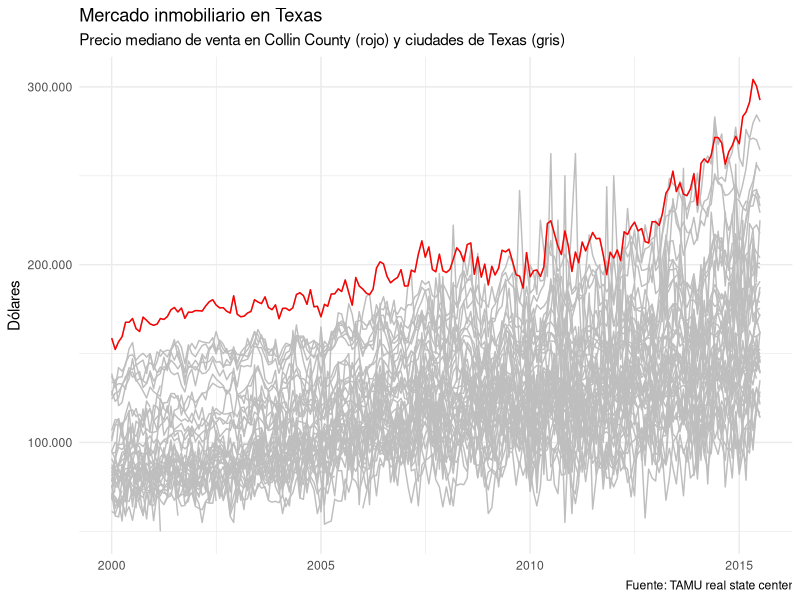
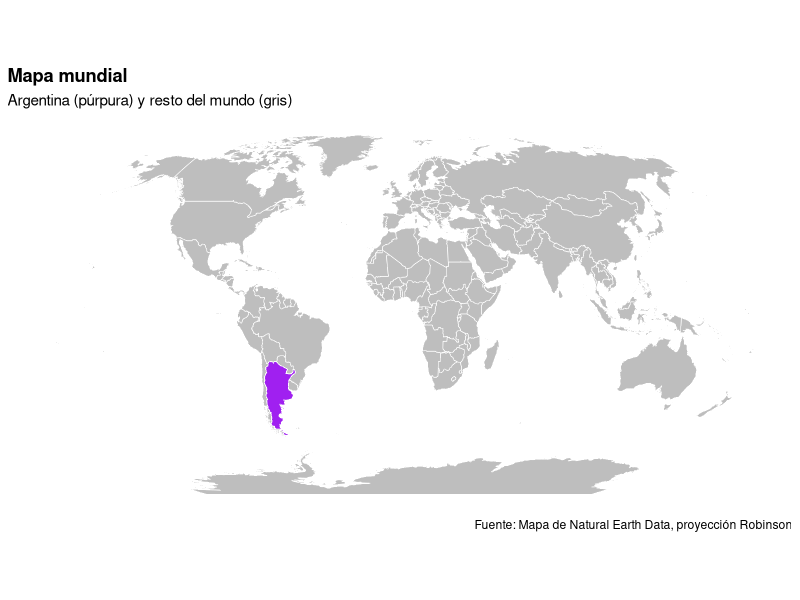
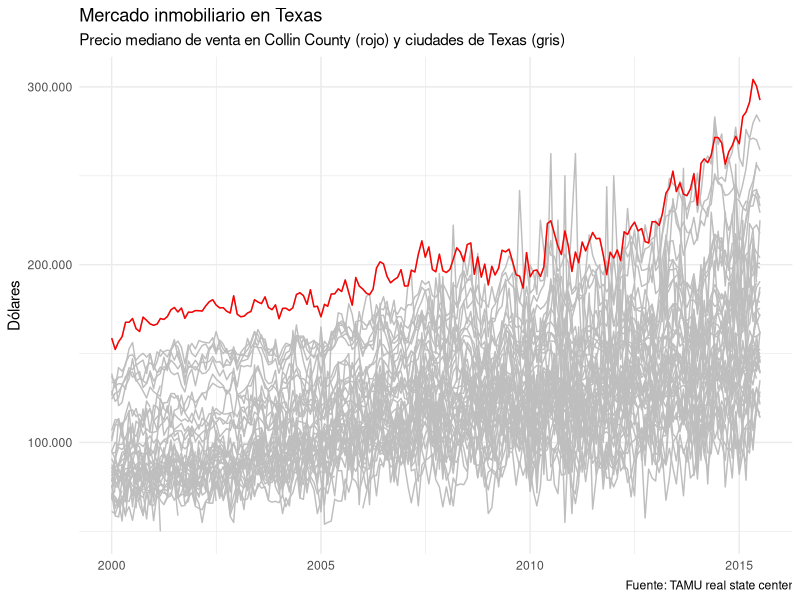
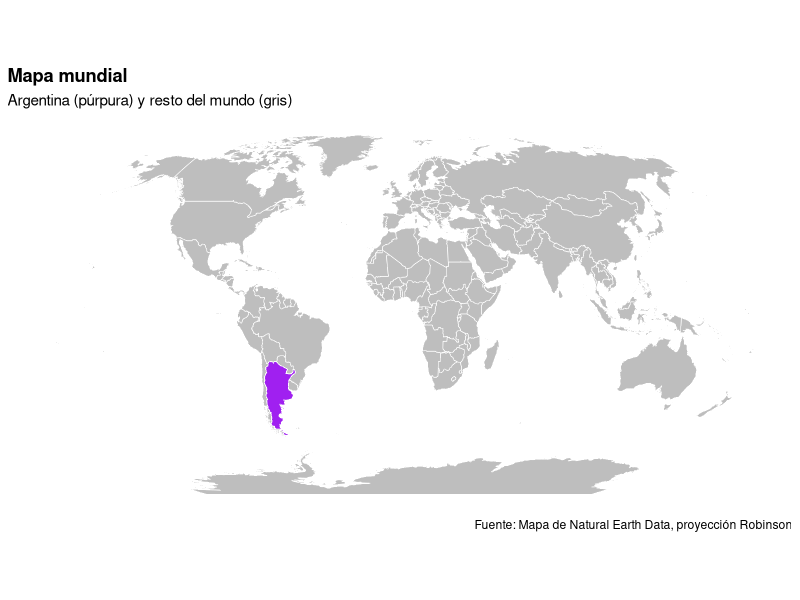

These figures' R source, in order:
## Ejercicio N° 1 

# Cargar la biblioteca necesaria

library(tidyverse)

# Se carga la base
Base <- txhousing

# Se analiza los datos del dataframe

summary(Base$median)
Base$city <- as.factor(Base$city)

summary(Base$city)

# se le asignan los nombres a los números de meses

Base$month <- factor(Base$month, levels = 1:12, labels = month.name)

# Se crea nueva variable para mes y año
Base$year_month <- paste(Base$month, Base$year, sep = " - ")

#Se crea nueva columna de fecha usando el primer día del mes, para que tenga el formato DATE

Base$dia <- as.Date(paste(Base$year, Base$month, "01", sep = "-"), format = "%Y-%B-%d")

# Crear el plot

ggplot(data = Base, aes(x = dia, y = median, group = city)) +
  geom_line(color = "gray") +                                       
  geom_line(data = subset(Base, city == "Collin County"), color = "red") +
  theme(legend.position = "none")+
  scale_y_continuous(breaks = seq(0, 300000, by = 100000),
                     labels = scales::label_number(big.mark = ".", decimal.mark = ",")) +
  labs(x = NULL, title = "Mercado inmobiliario en Texas", color = "Variable",
       subtitle = "Precio mediano de venta en Collin County (rojo) y ciudades de Texas (gris)",
       y = "Dólares",
       caption = "Fuente: TAMU real state center")+ theme_minimal()

# Guardar el gráfico
ggsave("mercado_inmobiliario_texas.png", width = 10, height = 6)


##########################################################################################################


# Ejercicio N°2

library(tidyverse)         
library(sf)


install.packages("rnaturalearthdata") 

library(rnaturalearth)


mundo <- ne_countries(scale = "medium", returnclass = "sf")


# creamos un objeto con los datos correspondientes a Argentina 

argentina <- mundo %>% filter(sovereignt == "Argentina")


# se plotea el mapa del mundo con la proyección Robinson, haciendo la selección de Argentina. 

MAPA <- ggplot()+
  geom_sf(data = mundo, fill = 'grey', color = 'white') + 
  geom_sf(data = argentina, fill = 'purple',color= 'white')+
  coord_sf(crs = "+proj=robin +lon_0=0 +x_0=0 +y_0=0 +ellps=WGS84 +datum=WGS84 +units=m +no_defs")+
  labs(title = "Mapa mundial", color = "Variable",
       subtitle = "Argentina (púrpura) y resto del mundo (gris)",
       caption = "Fuente: Mapa de Natural Earth Data, proyección Robinson")+
  theme(plot.title = element_text(face = "bold"), 
        panel.background = element_rect(fill = "white"))

MAPA

# Guardar el mapa
ggsave("mapa_mundial_argentina.png", width = 12, height = 8, dpi = 300)
